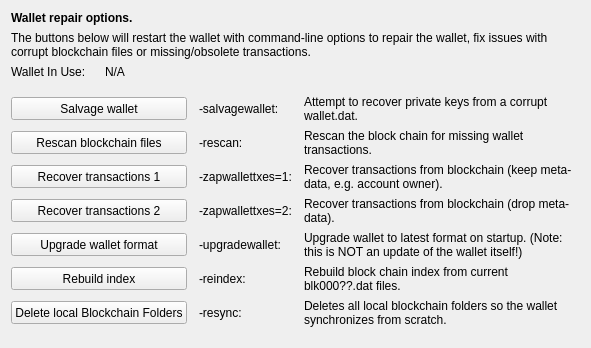
     <widget class="QWidget" name="tab_repair">
      <attribute name="title">
       <string>&amp;Wallet Repair</string>
      </attribute>
      <layout class="QGridLayout" name="gridLayout_4" columnstretch="0,0,0,0">
       <property name="horizontalSpacing">
        <number>12</number>
       </property>
       <item row="0" column="0" colspan="4">
        <widget class="QLabel" name="label_repair_header">
         <property name="font">
          <font>
           <weight>75</weight>
           <bold>true</bold>
          </font>
         </property>
         <property name="text">
          <string>Wallet repair options.</string>
         </property>
        </widget>
       </item>
       <item row="1" column="0" colspan="4">
        <widget class="QLabel" name="label_repair_helptext">
         <property name="font">
          <font>
           <weight>50</weight>
           <bold>false</bold>
          </font>
         </property>
         <property name="text">
          <string>The buttons below will restart the wallet with command-line options to repair the wallet, fix issues with corrupt blockchain files or missing/obsolete transactions.</string>
         </property>
         <property name="wordWrap">
          <bool>true</bool>
         </property>
        </widget>
       </item>
       <item row="2" column="0">
        <widget class="QLabel" name="wallet_path_label">
         <property name="text">
          <string>Wallet In Use:</string>
         </property>
        </widget>
       </item>
       <item row="2" column="1" colspan="3">
        <widget class="QLabel" name="wallet_path">
         <property name="cursor">
          <cursorShape>IBeamCursor</cursorShape>
         </property>
         <property name="text">
          <string notr="true">N/A</string>
         </property>
         <property name="textFormat">
          <enum>Qt::PlainText</enum>
         </property>
         <property name="textInteractionFlags">
          <set>Qt::LinksAccessibleByMouse|Qt::TextSelectableByKeyboard|Qt::TextSelectableByMouse</set>
         </property>
        </widget>
       </item>
       <item row="3" column="0">
        <spacer name="verticalSpacer_repair1">
         <property name="orientation">
          <enum>Qt::Vertical</enum>
         </property>
         <property name="sizeHint" stdset="0">
          <size>
           <width>10</width>
           <height>10</height>
          </size>
         </property>
        </spacer>
       </item>
       <item row="4" column="0" colspan="2">
        <widget class="QPushButton" name="btn_salvagewallet">
         <property name="minimumSize">
          <size>
           <width>100</width>
           <height>23</height>
          </size>
         </property>
         <property name="text">
          <string>Salvage wallet</string>
         </property>
        </widget>
       </item>
       <item row="4" column="2">
        <widget class="QLabel" name="label_repair_salvage_command">
         <property name="text">
          <string notr="true">-salvagewallet:</string>
         </property>
        </widget>
       </item>
       <item row="4" column="3">
        <widget class="QLabel" name="label_repair_salvage">
         <property name="text">
          <string>Attempt to recover private keys from a corrupt wallet.dat.</string>
         </property>
         <property name="wordWrap">
          <bool>true</bool>
         </property>
        </widget>
       </item>
       <item row="5" column="0" colspan="2">
        <widget class="QPushButton" name="btn_rescan">
         <property name="minimumSize">
          <size>
           <width>100</width>
           <height>23</height>
          </size>
         </property>
         <property name="text">
          <string>Rescan blockchain files</string>
         </property>
        </widget>
       </item>
       <item row="5" column="2">
        <widget class="QLabel" name="label_repair_rescan_command">
         <property name="text">
          <string notr="true">-rescan:</string>
         </property>
        </widget>
       </item>
       <item row="5" column="3">
        <widget class="QLabel" name="label_repair_rescan">
         <property name="text">
          <string>Rescan the block chain for missing wallet transactions.</string>
         </property>
         <property name="wordWrap">
          <bool>true</bool>
         </property>
        </widget>
       </item>
       <item row="6" column="0" colspan="2">
        <widget class="QPushButton" name="btn_zapwallettxes1">
         <property name="minimumSize">
          <size>
           <width>100</width>
           <height>23</height>
          </size>
         </property>
         <property name="text">
          <string>Recover transactions 1</string>
         </property>
        </widget>
       </item>
       <item row="6" column="2">
        <widget class="QLabel" name="label_repair_zap1_command">
         <property name="text">
          <string notr="true">-zapwallettxes=1:</string>
         </property>
        </widget>
       </item>
       <item row="6" column="3">
        <widget class="QLabel" name="label_repair_zap1">
         <property name="text">
          <string>Recover transactions from blockchain (keep meta-data, e.g. account owner).</string>
         </property>
         <property name="wordWrap">
          <bool>true</bool>
         </property>
        </widget>
       </item>
       <item row="7" column="0" colspan="2">
        <widget class="QPushButton" name="btn_zapwallettxes2">
         <property name="minimumSize">
          <size>
           <width>100</width>
           <height>23</height>
          </size>
         </property>
         <property name="text">
          <string>Recover transactions 2</string>
         </property>
        </widget>
       </item>
       <item row="7" column="2">
        <widget class="QLabel" name="label_repair_zap2_command">
         <property name="text">
          <string notr="true">-zapwallettxes=2:</string>
         </property>
        </widget>
       </item>
       <item row="7" column="3">
        <widget class="QLabel" name="label_repair_zap2">
         <property name="text">
          <string>Recover transactions from blockchain (drop meta-data).</string>
         </property>
         <property name="wordWrap">
          <bool>true</bool>
         </property>
        </widget>
       </item>
       <item row="8" column="0" colspan="2">
        <widget class="QPushButton" name="btn_upgradewallet">
         <property name="minimumSize">
          <size>
           <width>100</width>
           <height>23</height>
          </size>
         </property>
         <property name="text">
          <string>Upgrade wallet format</string>
         </property>
        </widget>
       </item>
       <item row="8" column="2">
        <widget class="QLabel" name="label_repair_upgrade_command">
         <property name="text">
          <string notr="true">-upgradewallet:</string>
         </property>
        </widget>
       </item>
       <item row="8" column="3">
        <widget class="QLabel" name="label_repair_upgrade">
         <property name="text">
          <string>Upgrade wallet to latest format on startup. (Note: this is NOT an update of the wallet itself!)</string>
         </property>
         <property name="wordWrap">
          <bool>true</bool>
         </property>
        </widget>
       </item>
       <item row="9" column="0" colspan="2">
        <widget class="QPushButton" name="btn_reindex">
         <property name="minimumSize">
          <size>
           <width>100</width>
           <height>23</height>
          </size>
         </property>
         <property name="text">
          <string>Rebuild index</string>
         </property>
        </widget>
       </item>
       <item row="9" column="2">
        <widget class="QLabel" name="label_repair_reindex_command">
         <property name="text">
          <string notr="true">-reindex:</string>
         </property>
        </widget>
       </item>
       <item row="9" column="3">
        <widget class="QLabel" name="label_repair_reindex">
         <property name="text">
          <string>Rebuild block chain index from current blk000??.dat files.</string>
         </property>
         <property name="wordWrap">
          <bool>true</bool>
         </property>
        </widget>
       </item>
       <item row="10" column="0" colspan="2">
        <widget class="QPushButton" name="btn_resync">
         <property name="minimumSize">
          <size>
           <width>100</width>
           <height>23</height>
          </size>
         </property>
         <property name="text">
          <string>Delete local Blockchain Folders</string>
         </property>
        </widget>
       </item>
       <item row="10" column="2">
        <widget class="QLabel" name="label_repair_resync_command">
         <property name="text">
          <string notr="true">-resync:</string>
         </property>
        </widget>
       </item>
       <item row="10" column="3">
        <widget class="QLabel" name="label_repair_resync">
         <property name="text">
          <string>Deletes all local blockchain folders so the wallet synchronizes from scratch.</string>
         </property>
         <property name="wordWrap">
          <bool>true</bool>
         </property>
        </widget>
       </item>
       <item row="11" column="0">
        <spacer name="verticalSpacer_repair2">
         <property name="orientation">
          <enum>Qt::Vertical</enum>
         </property>
         <property name="sizeHint" stdset="0">
          <size>
           <width>20</width>
           <height>10</height>
          </size>
         </property>
        </spacer>
       </item>
      </layout>
     </widget>
